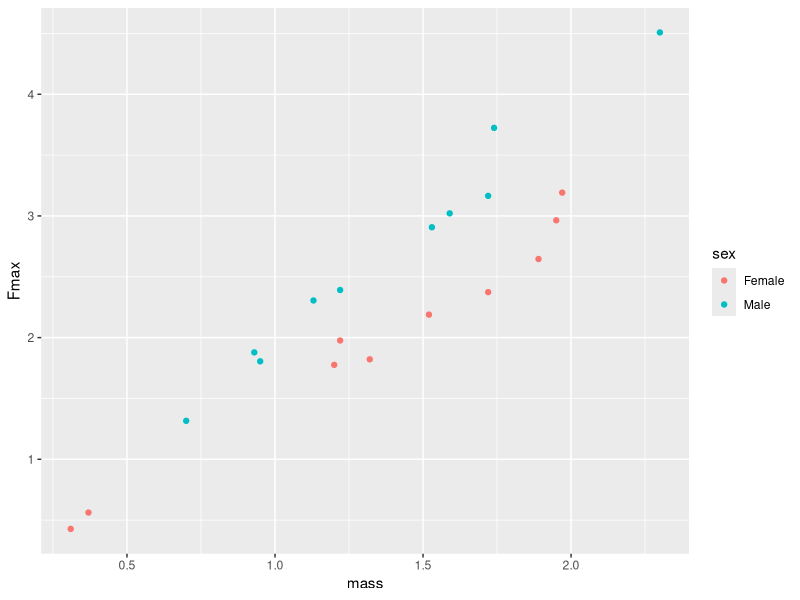

This chart was generated by the following R code:
## ---- chunk 1
library(tidyverse)
## ---- chunk 2
dat <- read_csv("data/bite_force.csv")
## ---- chunk 3
dat %>% 
  ggplot(aes(mass,Fmax,col=sex))+geom_point()

